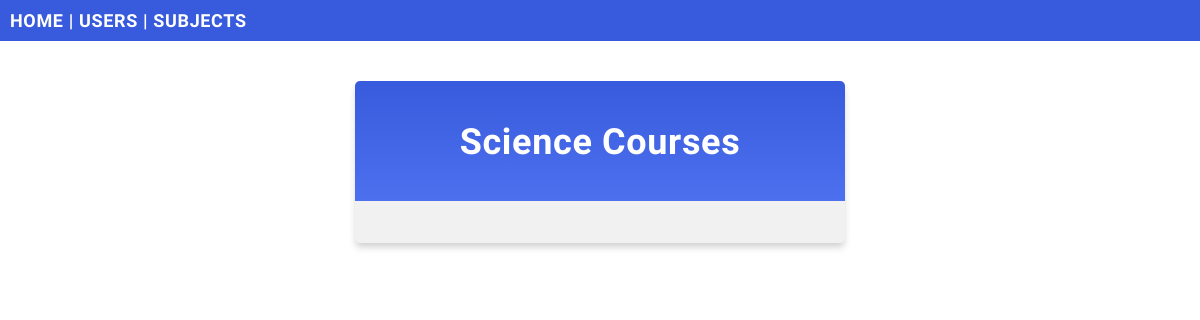
Page /subjects/subjectDetails/Science on the earlier database version.
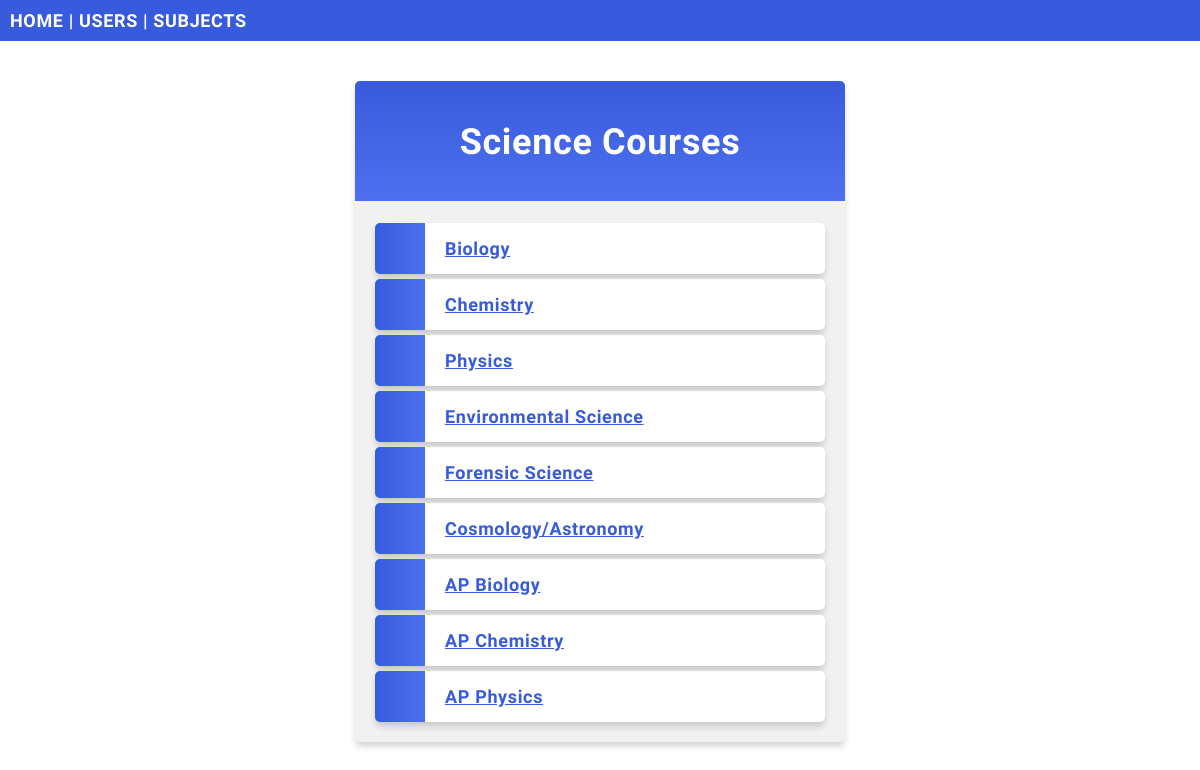
Same page on the later database version.
### users/models.py (models this page shows, shortened)
class CoreSubject(models.Model):
    subject = models.CharField("Core Subject", max_length = 75)
    courses = models.ManyToManyField(Course, null = True, blank = True)

class Course(models.Model):
    course_name = models.CharField("Course", max_length = 75)
    all_tickets = models.ManyToManyField(Ticket, null = True, blank=True)
    description = models.CharField("Description", max_length = 300)

### users/views.py (the view)
# urls.py: path('subjects/subjectDetails/<str:subject>', views.subjectDetails, name = "Subject Details"),
def subjectDetails(request, subject):
    core_subject = CoreSubject.objects.get(subject=subject)
    courses = core_subject.courses.all()
    template = loader.get_template('subjects_details.html')
    context = {
        'subject': core_subject,
        'courses': courses,
    }
    return HttpResponse(template.render(context, request))

### users/templates/subjects_details.html (shortened to what this page needs)
{% extends "master.html" %}
{% block content %}
  <div class = "mycard">
  <h1>{{ subject.subject }} Courses</h1>
  <ul>
    {% for course in courses %}
      <li><a href="{{ subject.subject}}/{{ course.course_name }}">{{ course.course_name }}</a></li>
    {% endfor %}
  </ul>
  </div>
{% endblock %}

### users/templates/master.html (shortened to what this page needs)
{% load static %}
<!DOCTYPE html>
<html>
<head>
</head>
<link rel="stylesheet" href="{% static 'myfirst.css' %}">
<body>
<div class = "topnav">
  <a href = "/">HOME</a>
  |
  <a href = "/users">USERS</a>
  |
  <a href = "/subjects">SUBJECTS</a>
</div>
{% block content %}
{% endblock %}
</body>
</html>

### users/static/myfirst.css (style rules this page uses)
body { margin:0; font: 600 18px 'Source Sans Pro', sans-serif; letter-spacing: 0.64px; color: #585d74; }
.topnav { background-color:#375BDC; color:#ffffff; padding:10px; }
.topnav a:link, .topnav a:visited { text-decoration: none; color: #ffffff; }
.mycard { background-color: #f1f1f1; background-image: linear-gradient(to bottom, #375BDC, #4D70EF); background-size: 100% 120px; background-repeat: no-repeat; margin: 40px auto; width: 450px; border-radius: 5px; box-shadow: 0 5px 7px -1px rgba(51, 51, 51, 0.23); padding: 20px; }
.mycard h1 { text-align: center; color:#ffffff; margin:20px 0 60px 0; }
ul { list-style-type: none; padding: 0; margin: 0; }
li { background-color: #ffffff; background-image: linear-gradient(to right, #375BDC, #4D70EF); background-size: 50px 800px; background-repeat: no-repeat; cursor: pointer; transition: transform .25s; border-radius: 5px; box-shadow: 0 5px 7px -1px rgba(51, 51, 51, 0.23); padding: 15px; padding-left: 70px; margin-top: 5px; }
a:link, a:visited { color: #375BDC; }

Differences in the rows shown:
added Course: course_name "Biology"
added Course: course_name "Chemistry"
added Course: course_name "Physics"
added Course: course_name "Environmental Science"
added Course: course_name "Forensic Science"
added Course: course_name "Cosmology/Astronomy"
added Course: course_name "AP Biology"
added Course: course_name "AP Chemistry"
added Course: course_name "AP Physics"
